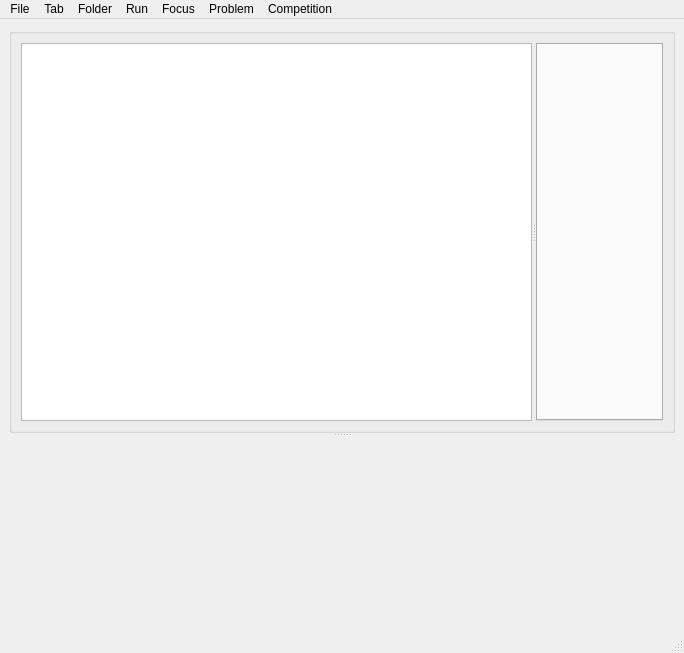
<?xml version="1.0" encoding="UTF-8"?>
<ui version="4.0">
 <class>MainWindow</class>
 <widget class="QMainWindow" name="MainWindow">
  <property name="geometry">
   <rect>
    <x>0</x>
    <y>0</y>
    <width>684</width>
    <height>653</height>
   </rect>
  </property>
  <property name="windowTitle">
   <string>CorgIDE</string>
  </property>
  <property name="windowIcon">
   <iconset theme="accessories-text-editor">
    <normaloff>.</normaloff>.</iconset>
  </property>
  <widget class="QWidget" name="centralwidget">
   <layout class="QVBoxLayout" name="verticalLayout">
    <item>
     <widget class="QSplitter" name="terminal_splitter">
      <property name="orientation">
       <enum>Qt::Vertical</enum>
      </property>
      <property name="childrenCollapsible">
       <bool>true</bool>
      </property>
      <widget class="QGroupBox" name="groupBox">
       <property name="minimumSize">
        <size>
         <width>100</width>
         <height>100</height>
        </size>
       </property>
       <property name="title">
        <string/>
       </property>
       <property name="flat">
        <bool>true</bool>
       </property>
       <layout class="QVBoxLayout" name="verticalLayout_2">
        <item>
         <widget class="QSplitter" name="folder_editor_splitter">
          <property name="orientation">
           <enum>Qt::Horizontal</enum>
          </property>
          <widget class="QTreeView" name="tree_view">
           <property name="contextMenuPolicy">
            <enum>Qt::CustomContextMenu</enum>
           </property>
          </widget>
          <widget class="QTabWidget" name="tab_widget">
           <property name="sizePolicy">
            <sizepolicy hsizetype="Expanding" vsizetype="Expanding">
             <horstretch>0</horstretch>
             <verstretch>0</verstretch>
            </sizepolicy>
           </property>
           <property name="currentIndex">
            <number>-1</number>
           </property>
           <property name="tabsClosable">
            <bool>true</bool>
           </property>
          </widget>
         </widget>
        </item>
       </layout>
      </widget>
      <widget class="QLightTerminal" name="terminal" native="true">
       <property name="minimumSize">
        <size>
         <width>500</width>
         <height>100</height>
        </size>
       </property>
      </widget>
     </widget>
    </item>
   </layout>
  </widget>
  <widget class="QMenuBar" name="menubar">
   <property name="geometry">
    <rect>
     <x>0</x>
     <y>0</y>
     <width>684</width>
     <height>22</height>
    </rect>
   </property>
   <widget class="QMenu" name="file_menu">
    <property name="title">
     <string>File</string>
    </property>
    <addaction name="open_file_action"/>
    <addaction name="save_file_action"/>
    <addaction name="open_preferences_action"/>
   </widget>
   <widget class="QMenu" name="tab_menu">
    <property name="title">
     <string>Tab</string>
    </property>
    <addaction name="new_tab_action"/>
    <addaction name="close_tab_action"/>
    <addaction name="next_tab_action"/>
    <addaction name="prev_tab_action"/>
   </widget>
   <widget class="QMenu" name="folder_menu">
    <property name="title">
     <string>Folder</string>
    </property>
    <addaction name="open_folder_action"/>
   </widget>
   <widget class="QMenu" name="run_menu">
    <property name="title">
     <string>Run</string>
    </property>
    <addaction name="compile_action"/>
    <addaction name="exec_action"/>
   </widget>
   <widget class="QMenu" name="focus_menu">
    <property name="title">
     <string>Focus</string>
    </property>
    <addaction name="terminal_focus_action"/>
    <addaction name="editor_focus_action"/>
    <addaction name="folder_focus_action"/>
   </widget>
   <widget class="QMenu" name="menuProblem">
    <property name="title">
     <string>Problem</string>
    </property>
    <addaction name="problem_load_action"/>
   </widget>
   <widget class="QMenu" name="menuCompetition">
    <property name="title">
     <string>Competition</string>
    </property>
    <addaction name="actionStart"/>
   </widget>
   <addaction name="file_menu"/>
   <addaction name="tab_menu"/>
   <addaction name="folder_menu"/>
   <addaction name="run_menu"/>
   <addaction name="focus_menu"/>
   <addaction name="menuProblem"/>
   <addaction name="menuCompetition"/>
  </widget>
  <widget class="QStatusBar" name="statusbar"/>
  <action name="open_file_action">
   <property name="text">
    <string>Open</string>
   </property>
   <property name="shortcut">
    <string>Ctrl+O</string>
   </property>
  </action>
  <action name="save_file_action">
   <property name="text">
    <string>Save</string>
   </property>
   <property name="shortcut">
    <string>Ctrl+S</string>
   </property>
  </action>
  <action name="new_tab_action">
   <property name="text">
    <string>New</string>
   </property>
   <property name="shortcut">
    <string>Ctrl+N</string>
   </property>
  </action>
  <action name="close_tab_action">
   <property name="text">
    <string>Close</string>
   </property>
   <property name="shortcut">
    <string>Ctrl+W</string>
   </property>
  </action>
  <action name="next_tab_action">
   <property name="text">
    <string>Next</string>
   </property>
   <property name="shortcut">
    <string>Ctrl+PgDown</string>
   </property>
  </action>
  <action name="prev_tab_action">
   <property name="text">
    <string>Previous</string>
   </property>
   <property name="shortcut">
    <string>Ctrl+PgUp</string>
   </property>
  </action>
  <action name="open_folder_action">
   <property name="text">
    <string>Open</string>
   </property>
   <property name="shortcut">
    <string>Ctrl+K, Ctrl+O</string>
   </property>
  </action>
  <action name="open_preferences_action">
   <property name="text">
    <string>Preferences</string>
   </property>
  </action>
  <action name="compile_action">
   <property name="text">
    <string>Compile</string>
   </property>
   <property name="shortcut">
    <string>Ctrl+F9</string>
   </property>
  </action>
  <action name="exec_action">
   <property name="text">
    <string>Exec</string>
   </property>
   <property name="shortcut">
    <string>Shift+F10</string>
   </property>
  </action>
  <action name="terminal_focus_action">
   <property name="text">
    <string>Terminal Focus</string>
   </property>
   <property name="shortcut">
    <string>Ctrl+`</string>
   </property>
   <property name="iconVisibleInMenu">
    <bool>true</bool>
   </property>
  </action>
  <action name="editor_focus_action">
   <property name="text">
    <string>Editor Focus</string>
   </property>
   <property name="shortcut">
    <string>Ctrl+1</string>
   </property>
   <property name="iconVisibleInMenu">
    <bool>true</bool>
   </property>
  </action>
  <action name="folder_focus_action">
   <property name="text">
    <string>Folder Focus</string>
   </property>
   <property name="shortcut">
    <string>Ctrl+Shift+E</string>
   </property>
   <property name="iconVisibleInMenu">
    <bool>true</bool>
   </property>
  </action>
  <action name="problem_load_action">
   <property name="text">
    <string>Load</string>
   </property>
  </action>
  <action name="actionStart">
   <property name="text">
    <string>Start</string>
   </property>
  </action>
 </widget>
 <customwidgets>
  <customwidget>
   <class>QLightTerminal</class>
   <extends>QWidget</extends>
   <header location="global">../third-party/QLightTerminal/qlightterminal.h</header>
   <container>1</container>
  </customwidget>
 </customwidgets>
 <resources/>
 <connections>
  <connection>
   <sender>new_tab_action</sender>
   <signal>triggered()</signal>
   <receiver>MainWindow</receiver>
   <slot>open_new_tab()</slot>
   <hints>
    <hint type="sourcelabel">
     <x>-1</x>
     <y>-1</y>
    </hint>
    <hint type="destinationlabel">
     <x>410</x>
     <y>353</y>
    </hint>
   </hints>
  </connection>
  <connection>
   <sender>open_folder_action</sender>
   <signal>triggered()</signal>
   <receiver>MainWindow</receiver>
   <slot>ask_open_folder()</slot>
   <hints>
    <hint type="sourcelabel">
     <x>-1</x>
     <y>-1</y>
    </hint>
    <hint type="destinationlabel">
     <x>410</x>
     <y>353</y>
    </hint>
   </hints>
  </connection>
  <connection>
   <sender>save_file_action</sender>
   <signal>triggered()</signal>
   <receiver>MainWindow</receiver>
   <slot>ask_save_file()</slot>
   <hints>
    <hint type="sourcelabel">
     <x>-1</x>
     <y>-1</y>
    </hint>
    <hint type="destinationlabel">
     <x>410</x>
     <y>353</y>
    </hint>
   </hints>
  </connection>
  <connection>
   <sender>prev_tab_action</sender>
   <signal>triggered()</signal>
   <receiver>MainWindow</receiver>
   <slot>prev_tab()</slot>
   <hints>
    <hint type="sourcelabel">
     <x>-1</x>
     <y>-1</y>
    </hint>
    <hint type="destinationlabel">
     <x>410</x>
     <y>353</y>
    </hint>
   </hints>
  </connection>
  <connection>
   <sender>next_tab_action</sender>
   <signal>triggered()</signal>
   <receiver>MainWindow</receiver>
   <slot>next_tab()</slot>
   <hints>
    <hint type="sourcelabel">
     <x>-1</x>
     <y>-1</y>
    </hint>
    <hint type="destinationlabel">
     <x>410</x>
     <y>353</y>
    </hint>
   </hints>
  </connection>
  <connection>
   <sender>open_file_action</sender>
   <signal>triggered()</signal>
   <receiver>MainWindow</receiver>
   <slot>ask_open_file()</slot>
   <hints>
    <hint type="sourcelabel">
     <x>-1</x>
     <y>-1</y>
    </hint>
    <hint type="destinationlabel">
     <x>410</x>
     <y>353</y>
    </hint>
   </hints>
  </connection>
  <connection>
   <sender>close_tab_action</sender>
   <signal>triggered()</signal>
   <receiver>MainWindow</receiver>
   <slot>close_current_tab()</slot>
   <hints>
    <hint type="sourcelabel">
     <x>-1</x>
     <y>-1</y>
    </hint>
    <hint type="destinationlabel">
     <x>410</x>
     <y>353</y>
    </hint>
   </hints>
  </connection>
  <connection>
   <sender>open_preferences_action</sender>
   <signal>triggered()</signal>
   <receiver>MainWindow</receiver>
   <slot>open_preferences()</slot>
   <hints>
    <hint type="sourcelabel">
     <x>-1</x>
     <y>-1</y>
    </hint>
    <hint type="destinationlabel">
     <x>427</x>
     <y>315</y>
    </hint>
   </hints>
  </connection>
  <connection>
   <sender>compile_action</sender>
   <signal>triggered()</signal>
   <receiver>MainWindow</receiver>
   <slot>compile()</slot>
   <hints>
    <hint type="sourcelabel">
     <x>-1</x>
     <y>-1</y>
    </hint>
    <hint type="destinationlabel">
     <x>427</x>
     <y>315</y>
    </hint>
   </hints>
  </connection>
  <connection>
   <sender>exec_action</sender>
   <signal>triggered()</signal>
   <receiver>MainWindow</receiver>
   <slot>execute()</slot>
   <hints>
    <hint type="sourcelabel">
     <x>-1</x>
     <y>-1</y>
    </hint>
    <hint type="destinationlabel">
     <x>427</x>
     <y>315</y>
    </hint>
   </hints>
  </connection>
  <connection>
   <sender>terminal_focus_action</sender>
   <signal>triggered()</signal>
   <receiver>MainWindow</receiver>
   <slot>terminal_focus()</slot>
   <hints>
    <hint type="sourcelabel">
     <x>-1</x>
     <y>-1</y>
    </hint>
    <hint type="destinationlabel">
     <x>341</x>
     <y>326</y>
    </hint>
   </hints>
  </connection>
  <connection>
   <sender>editor_focus_action</sender>
   <signal>triggered()</signal>
   <receiver>MainWindow</receiver>
   <slot>editor_focus()</slot>
   <hints>
    <hint type="sourcelabel">
     <x>-1</x>
     <y>-1</y>
    </hint>
    <hint type="destinationlabel">
     <x>341</x>
     <y>326</y>
    </hint>
   </hints>
  </connection>
  <connection>
   <sender>folder_focus_action</sender>
   <signal>triggered()</signal>
   <receiver>MainWindow</receiver>
   <slot>folder_focus()</slot>
   <hints>
    <hint type="sourcelabel">
     <x>-1</x>
     <y>-1</y>
    </hint>
    <hint type="destinationlabel">
     <x>341</x>
     <y>326</y>
    </hint>
   </hints>
  </connection>
  <connection>
   <sender>problem_load_action</sender>
   <signal>triggered()</signal>
   <receiver>MainWindow</receiver>
   <slot>load_problem()</slot>
   <hints>
    <hint type="sourcelabel">
     <x>-1</x>
     <y>-1</y>
    </hint>
    <hint type="destinationlabel">
     <x>341</x>
     <y>326</y>
    </hint>
   </hints>
  </connection>
 </connections>
 <slots>
  <slot>open_new_tab()</slot>
  <slot>close_current_tab()</slot>
  <slot>next_tab()</slot>
  <slot>prev_tab()</slot>
  <slot>ask_open_file()</slot>
  <slot>ask_save_file()</slot>
  <slot>ask_open_folder()</slot>
  <slot>open_preferences()</slot>
  <slot>compile()</slot>
  <slot>execute()</slot>
  <slot>terminal_focus()</slot>
  <slot>editor_focus()</slot>
  <slot>folder_focus()</slot>
  <slot>load_problem()</slot>
 </slots>
</ui>
